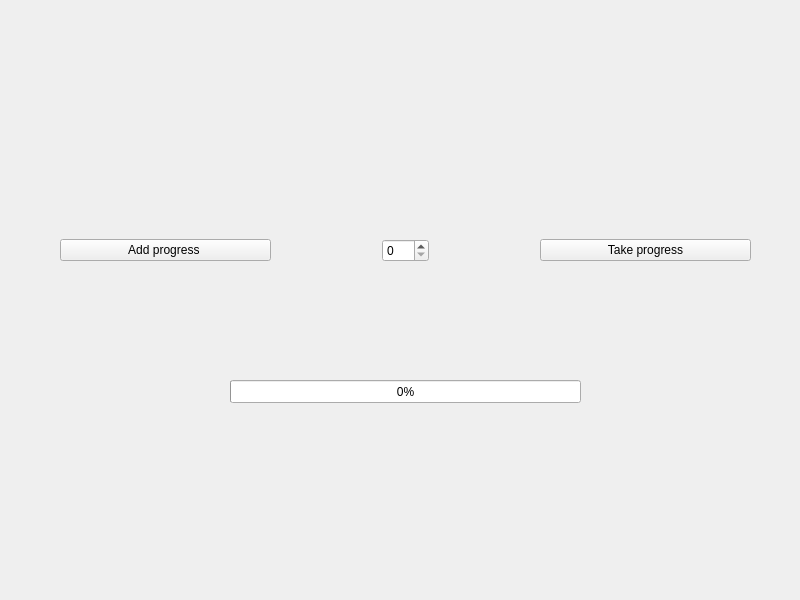
<?xml version="1.0" encoding="UTF-8"?>
<ui version="4.0">
 <class>MainWindow</class>
 <widget class="QMainWindow" name="MainWindow">
  <property name="geometry">
   <rect>
    <x>0</x>
    <y>0</y>
    <width>800</width>
    <height>600</height>
   </rect>
  </property>
  <property name="sizePolicy">
   <sizepolicy hsizetype="Preferred" vsizetype="Preferred">
    <horstretch>0</horstretch>
    <verstretch>0</verstretch>
   </sizepolicy>
  </property>
  <property name="windowTitle">
   <string>MainWindow</string>
  </property>
  <widget class="QWidget" name="centralwidget">
   <widget class="QProgressBar" name="progressBar">
    <property name="geometry">
     <rect>
      <x>230</x>
      <y>380</y>
      <width>351</width>
      <height>23</height>
     </rect>
    </property>
    <property name="value">
     <number>0</number>
    </property>
   </widget>
   <widget class="QWidget" name="horizontalLayoutWidget">
    <property name="geometry">
     <rect>
      <x>60</x>
      <y>180</y>
      <width>691</width>
      <height>141</height>
     </rect>
    </property>
    <layout class="QHBoxLayout" name="horizontalLayout" stretch="2,1,0,1,2">
     <property name="leftMargin">
      <number>0</number>
     </property>
     <item>
      <widget class="QPushButton" name="AddButton">
       <property name="sizePolicy">
        <sizepolicy hsizetype="Minimum" vsizetype="Fixed">
         <horstretch>0</horstretch>
         <verstretch>0</verstretch>
        </sizepolicy>
       </property>
       <property name="text">
        <string>Add progress </string>
       </property>
      </widget>
     </item>
     <item>
      <spacer name="horizontalSpacer">
       <property name="sizePolicy">
        <sizepolicy hsizetype="Expanding" vsizetype="Fixed">
         <horstretch>0</horstretch>
         <verstretch>0</verstretch>
        </sizepolicy>
       </property>
       <property name="orientation">
        <enum>Qt::Orientation::Horizontal</enum>
       </property>
       <property name="sizeHint" stdset="0">
        <size>
         <width>178</width>
         <height>75</height>
        </size>
       </property>
      </spacer>
     </item>
     <item>
      <widget class="QSpinBox" name="StepBox">
       <property name="sizePolicy">
        <sizepolicy hsizetype="Minimum" vsizetype="Fixed">
         <horstretch>0</horstretch>
         <verstretch>0</verstretch>
        </sizepolicy>
       </property>
       <property name="maximum">
        <number>100</number>
       </property>
      </widget>
     </item>
     <item>
      <spacer name="horizontalSpacer_2">
       <property name="sizePolicy">
        <sizepolicy hsizetype="Expanding" vsizetype="Fixed">
         <horstretch>0</horstretch>
         <verstretch>0</verstretch>
        </sizepolicy>
       </property>
       <property name="orientation">
        <enum>Qt::Orientation::Horizontal</enum>
       </property>
       <property name="sizeHint" stdset="0">
        <size>
         <width>208</width>
         <height>68</height>
        </size>
       </property>
      </spacer>
     </item>
     <item>
      <widget class="QPushButton" name="TakeButton">
       <property name="sizePolicy">
        <sizepolicy hsizetype="Minimum" vsizetype="Fixed">
         <horstretch>0</horstretch>
         <verstretch>0</verstretch>
        </sizepolicy>
       </property>
       <property name="text">
        <string>Take progress</string>
       </property>
      </widget>
     </item>
    </layout>
   </widget>
  </widget>
 </widget>
 <resources/>
 <connections/>
</ui>
